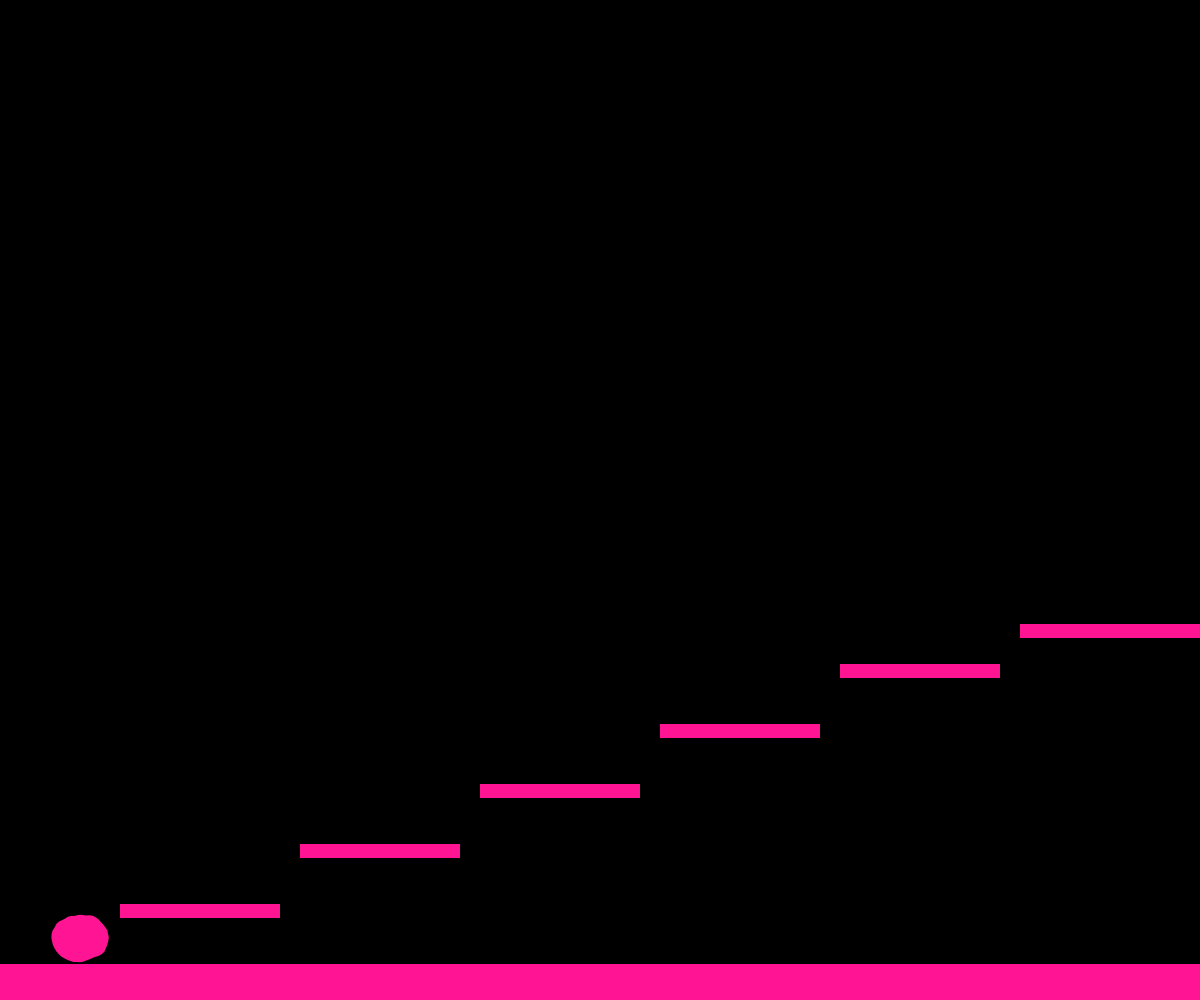
Frame 1 (no input)
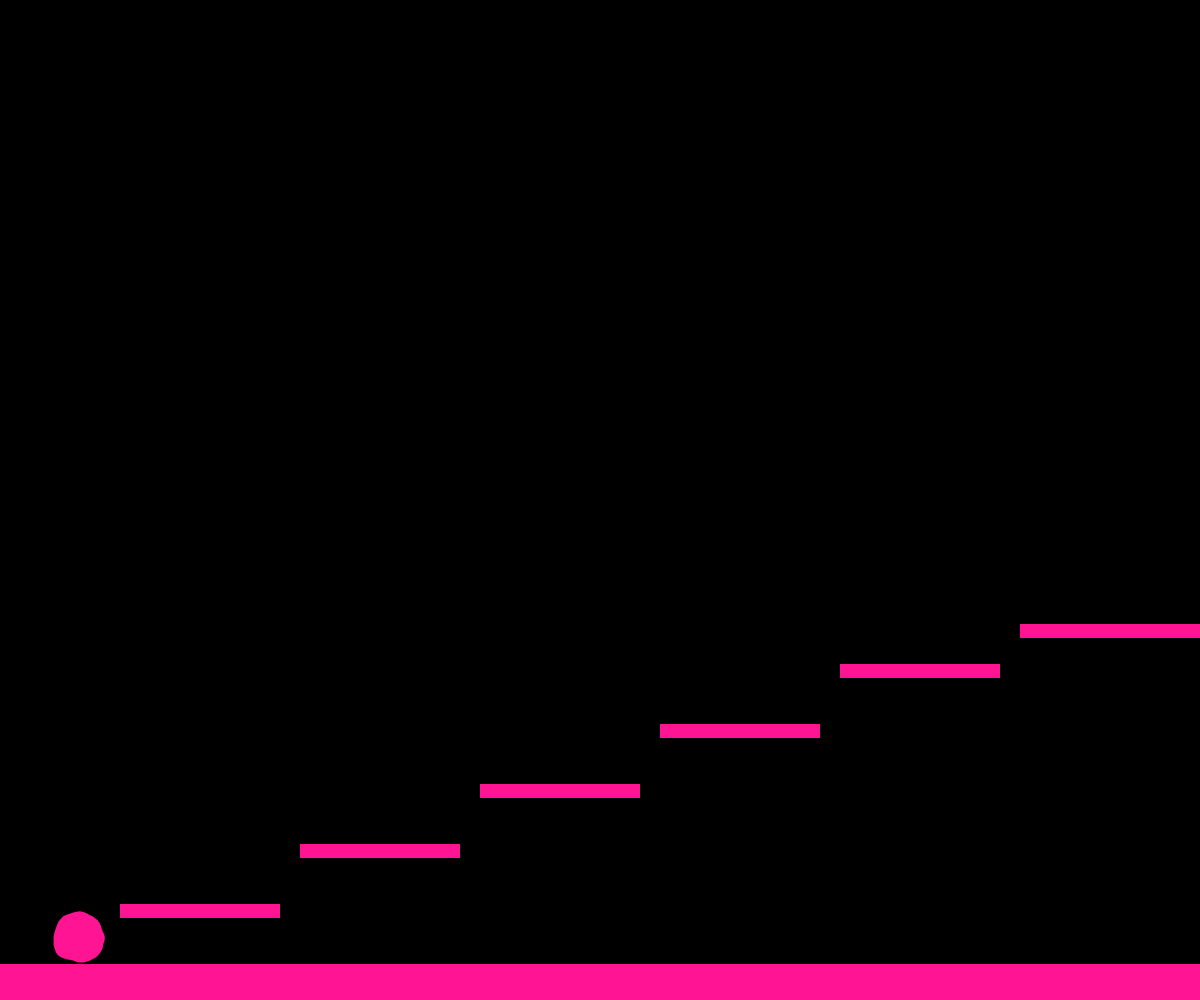
Frame 60 (no input)
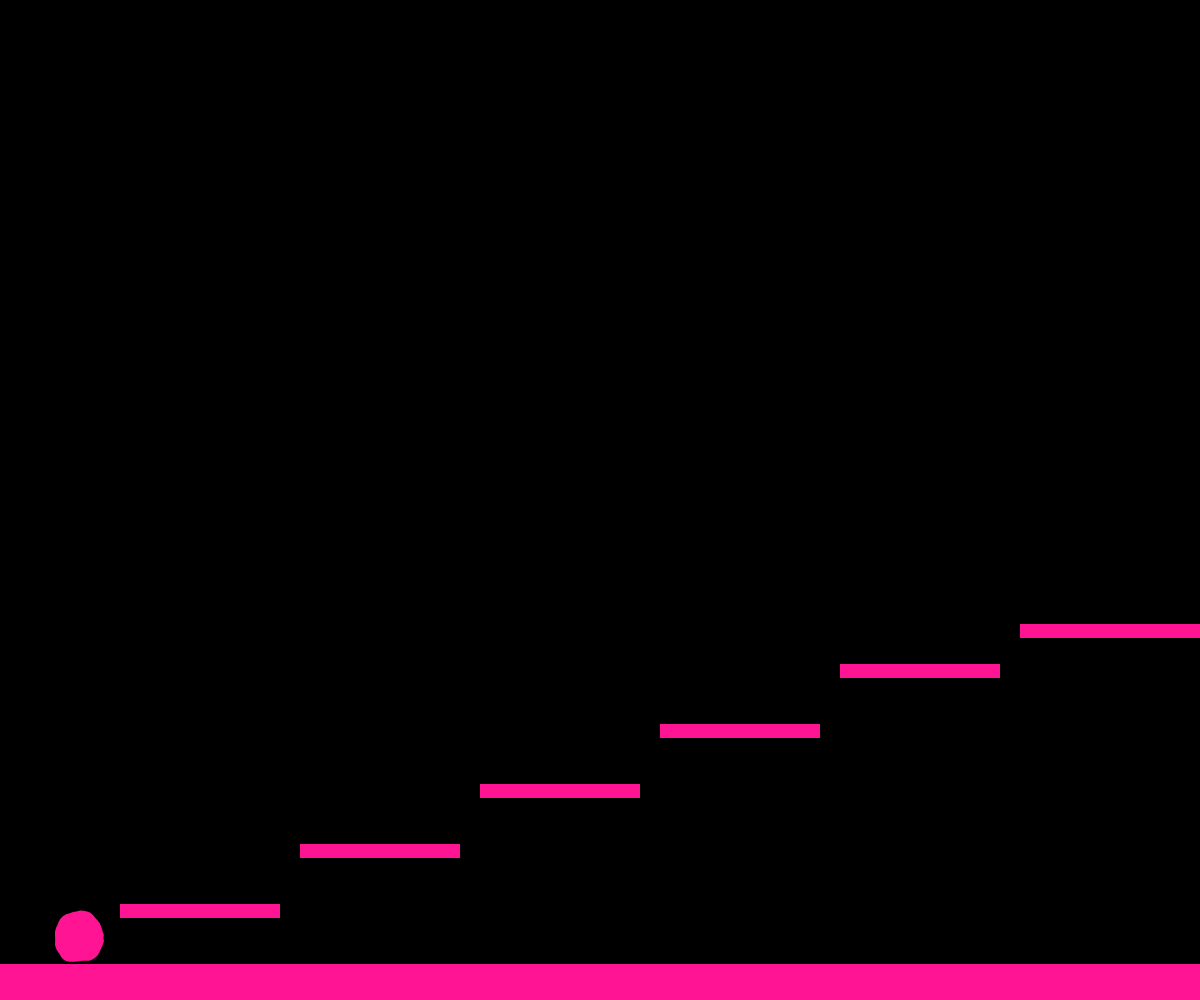
Frame 120 (the mouse pressed at the canvas centre since frame 60)

The p5.js sketch that drew these frames (run headless with seeded random() and noise() and a simulated clock; from frame 60 on, the mouse is pressed at the canvas centre):

// p5.js sketch
// ── sketch.js
// Y-position of the floor (ground level)
let floorY3;

// Player character (soft, animated blob)
let blob3 = {
  // Position (centre of the blob)
  x: 80,
  y: 0,

  // Visual properties
  r: 26, // Base radius
  points: 48, // Number of points used to draw the blob
  wobble: 7, // Edge deformation amount
  wobbleFreq: 0.9,

  // Time values for breathing animation
  t: 0,
  tSpeed: 0.01,

  // Physics: velocity
  vx: 0, // Horizontal velocity
  vy: 0, // Vertical velocity

  // Movement tuning
  accel: 0.55, // Horizontal acceleration
  maxRun: 4.0, // Maximum horizontal speed
  gravity: 0.65, // Downward force
  jumpV: -11.0, // Initial jump impulse

  // State
  onGround: false, // True when standing on a platform

  // Friction
  frictionAir: 0.995, // Light friction in air
  frictionGround: 0.88, // Stronger friction on ground
};

// List of solid platforms the blob can stand on
// Each platform is an axis-aligned rectangle (AABB)
let platforms = [];

function setup() {
  createCanvas(windowWidth, windowHeight);

  // Define the floor height
  floorY3 = height - 36;

  noStroke();
  textFont("sans-serif");
  textSize(14);

  // Create platforms (floor + steps)
  platforms = [
    // floor
    { x: 0, y: floorY3, w: width, h: height - floorY3 },

    // climb up the mountain
    { x: 120, y: floorY3 - 60, w: 160, h: 14 },
    { x: 300, y: floorY3 - 120, w: 160, h: 14 },
    { x: 480, y: floorY3 - 180, w: 160, h: 14 },
    { x: 660, y: floorY3 - 240, w: 160, h: 14 },
    { x: 840, y: floorY3 - 300, w: 160, h: 14 },

    // peak
    { x: 1020, y: floorY3 - 340, w: 180, h: 14 },

    // going back down
    { x: 1200, y: floorY3 - 300, w: 160, h: 14 },
    { x: 1380, y: floorY3 - 240, w: 160, h: 14 },
    { x: 1560, y: floorY3 - 180, w: 160, h: 14 },
    { x: 1740, y: floorY3 - 120, w: 160, h: 14 },
    { x: 1920, y: floorY3 - 60, w: 160, h: 14 },
  ];

  // Start the blob resting on the floor
  blob3.y = floorY3 - blob3.r - 1;
}

function draw() {
  background(0, 0, 0);

  // --- Draw all platforms ---
  fill(255, 20, 147);
  for (const p of platforms) {
    rect(p.x, p.y, p.w, p.h);
  }

  // --- Input: left/right movement ---
  let move = 0;
  if (keyIsDown(65) || keyIsDown(LEFT_ARROW)) move -= 1; // A or ←
  if (keyIsDown(68) || keyIsDown(RIGHT_ARROW)) move += 1; // D or →
  blob3.vx += blob3.accel * move;

  // --- Apply friction and clamp speed ---
  blob3.vx *= blob3.onGround ? blob3.frictionGround : blob3.frictionAir;
  blob3.vx = constrain(blob3.vx, -blob3.maxRun, blob3.maxRun);

  // --- Apply gravity ---
  blob3.vy += blob3.gravity;

  // --- Collision representation ---
  // We collide using a rectangle (AABB),
  // even though the blob is drawn as a circle
  let box = {
    x: blob3.x - blob3.r,
    y: blob3.y - blob3.r,
    w: blob3.r * 2,
    h: blob3.r * 2,
  };

  // --- STEP 1: Move horizontally, then resolve X collisions ---
  box.x += blob3.vx;
  for (const s of platforms) {
    if (overlap(box, s)) {
      if (blob3.vx > 0) {
        // Moving right → hit the left side of a platform
        box.x = s.x - box.w;
      } else if (blob3.vx < 0) {
        // Moving left → hit the right side of a platform
        box.x = s.x + s.w;
      }
      blob3.vx = 0;
    }
  }

  // --- STEP 2: Move vertically, then resolve Y collisions ---
  box.y += blob3.vy;
  blob3.onGround = false;

  for (const s of platforms) {
    if (overlap(box, s)) {
      if (blob3.vy > 0) {
        // Falling → land on top of a platform
        box.y = s.y - box.h;
        blob3.vy = 0;
        blob3.onGround = true;
      } else if (blob3.vy < 0) {
        // Rising → hit the underside of a platform
        box.y = s.y + s.h;
        blob3.vy = 0;
      }
    }
  }

  // --- Convert collision box back to blob centre ---
  blob3.x = box.x + box.w / 2;
  blob3.y = box.y + box.h / 2;

  // Keep blob inside the canvas horizontally
  blob3.x = constrain(blob3.x, blob3.r, width - blob3.r);

  // --- Draw the animated blob ---
  blob3.t += blob3.tSpeed;
  drawBlobCircle(blob3);

  // --- HUD ---
  fill(0);
  text("Move: A/D or ←/→  •  Jump: Space/W/↑  •  Land on platforms!", 10, 18);
}

// Axis-Aligned Bounding Box (AABB) overlap test
// Returns true if rectangles a and b intersect
function overlap(a, b) {
  return (
    a.x < b.x + b.w && a.x + a.w > b.x && a.y < b.y + b.h && a.y + a.h > b.y
  );
}

// Draws the blob using Perlin noise for a soft, breathing effect
function drawBlobCircle(b) {
  fill(255, 20, 147);
  beginShape();

  for (let i = 0; i < b.points; i++) {
    const a = (i / b.points) * TAU;

    // Noise-based radius offset
    const n = noise(
      cos(a) * b.wobbleFreq + 100,
      sin(a) * b.wobbleFreq + 100,
      b.t,
    );

    const r = b.r + map(n, 0, 1, -b.wobble, b.wobble);

    vertex(b.x + cos(a) * r, b.y + sin(a) * r);
  }

  endShape(CLOSE);
}

// Jump input (only allowed when grounded)
function keyPressed() {
  if (
    (key === " " || key === "W" || key === "w" || keyCode === UP_ARROW) &&
    blob3.onGround
  ) {
    blob3.vy = blob3.jumpV;
    blob3.onGround = false;
  }
}

/* In-class tweaks for experimentation:
   • Add a new platform:
     platforms.push({ x: 220, y: floorY3 - 150, w: 80, h: 12 });

   • “Ice” feel → frictionGround = 0.95
   • “Sand” feel → frictionGround = 0.80
*/
